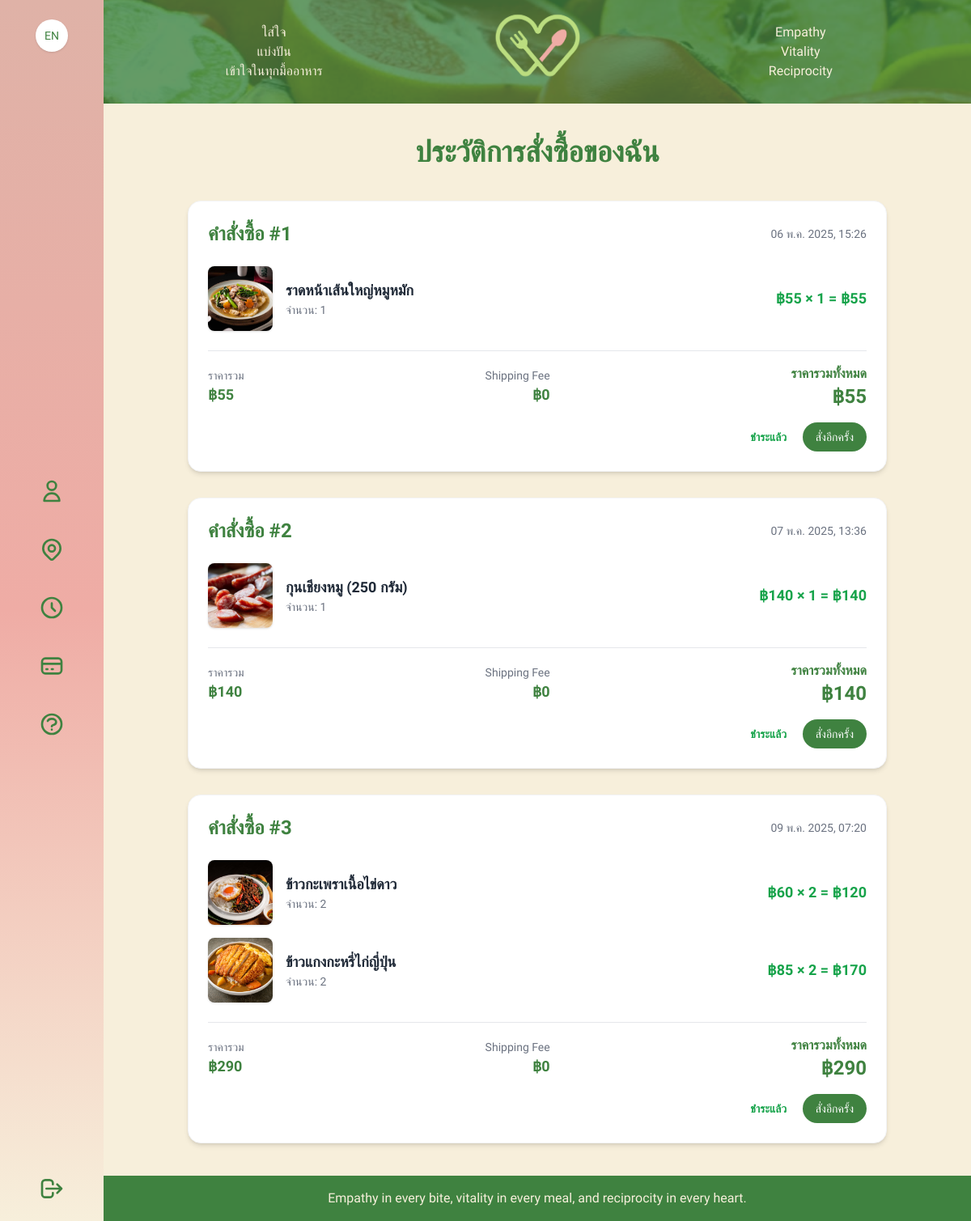
The app's page /order-history/ (signed in) with its own data.
### myapp/models.py (models this page shows, shortened)
class Order(models.Model):
    user          = models.ForeignKey(User, on_delete=models.CASCADE, related_name='orders')
    address       = models.ForeignKey(
        'Address',
        on_delete=models.SET_NULL,
        null=True,
        related_name='orders'
    )
    total_price   = models.DecimalField("ราคารวมสินค้า", max_digits=10, decimal_places=2)
    delivery_fee  = models.DecimalField("ค่าจัดส่ง", max_digits=6, decimal_places=2, default=0)
    grand_total   = models.DecimalField("ยอดสุทธิ", max_digits=10, decimal_places=2, default=0)
    placed_at     = models.DateTimeField("สั่งเมื่อ", default=timezone.now)
    is_paid       = models.BooleanField("ชำระเงินแล้ว", default=False)
    wants_spoon   = models.BooleanField("ต้องการช้อนส้อม", default=False)
    wants_sauce   = models.BooleanField("ต้องการซอสหรือเครื่องปรุง", default=False)
    class Meta:
        verbose_name        = "ออร์เดอร์"
        verbose_name_plural = "ออร์เดอร์"

class OrderItem(models.Model):
    order         = models.ForeignKey(Order, on_delete=models.CASCADE, related_name='items')
    menu          = models.ForeignKey(Menu, on_delete=models.SET_NULL, null=True)
    quantity      = models.PositiveIntegerField("จำนวน", default=1)
    price_at_time = models.DecimalField("ราคาต่อหน่วย", max_digits=8, decimal_places=2)
    class Meta:
        verbose_name        = "สินค้าภายในออร์เดอร์"
        verbose_name_plural = "สินค้าภายในออร์เดอร์"

class Menu(models.Model):
    restaurant      = models.ForeignKey(
        'Restaurant',
        on_delete=models.CASCADE,
        related_name='menus',
        verbose_name='ร้านอาหาร'
    )
    title           = models.CharField("ชื่อเมนู", max_length=100)
    image           = models.ImageField("รูปเมนู", upload_to='menus/', blank=True)
    description     = models.TextField("คำอธิบายสั้น", blank=True)
    details         = models.TextField("รายละเอียดเพิ่มเติม", blank=True)
    price           = models.DecimalField("ราคาปกติ", max_digits=8, decimal_places=2)
    discount_price = models.DecimalField(
    "ราคาหลังลด", max_digits=8, decimal_places=2,
    default=0.0,
    help_text="ถ้าไม่ลด ก็ใส่เท่ากับราคาปกติ"
    )
    start_time      = models.TimeField(
        "เวลาเริ่มขาย", default=timezone.now,
        help_text="เช่น 10:00:00"
    )
    end_time        = models.TimeField(
        "เวลาปิดขาย", default=timezone.now,
        help_text="เช่น 22:00:00"
    )
    favorites       = models.ManyToManyField(
        settings.AUTH_USER_MODEL,
        blank=True,
        related_name='favorite_menus',
        verbose_name="ผู้ที่ชื่นชอบ"
    )
    class Meta:
        verbose_name        = "เมนู"
        verbose_name_plural = "เมนู"
    @property
    def sold_count(self):
        """
        สมมติว่าคุณมี OrderItem model ที่มี
        ForeignKey ไปที่ Menu และ field ชื่อ 'quantity'
        """
        result = self.orderitem_set.aggregate(total=Sum('quantity'))['total']
        return result or 0
    sold_count.fget.short_description = "ขายแล้ว"

### myapp/views.py (the view)
# urls.py: path('order-history/', views.order_history, name='order_history'),
def order_history(request):
    orders = (
        Order.objects
        .filter(user=request.user)
        .prefetch_related('items__menu')
    )
    orders_data = []
    for order in orders:
        subtotal = sum(
            item.price_at_time * item.quantity
            for item in order.items.all()
        )
        shipping = order.delivery_fee
        grand_total = subtotal + shipping
        orders_data.append({
            'order': order,
            'subtotal': subtotal,
            'shipping': shipping,
            'grand_total': grand_total,
        })
    return render(request, 'order_history.html', {
        'orders_data': orders_data,
    })

### myapp/templatetags/math_filters.py (called while the page is built)
@register.filter
def mul(value, arg):
    try:
        return value * arg
    except Exception:
        return ''

### myapp/templates/order_history.html (shortened to what this page needs)
{% extends "base.html" %}
{% load static i18n currency_filters math_filters %}
{% block content %}
<div class="container mx-auto max-w-4xl px-4 py-10">
  <h1 class="text-4xl font-bold text-[#3F8240] mb-10 text-center">
    {% trans "My Order History" %}
  </h1>
  {% if orders_data %}
    <div class="space-y-8">
      {% for data in orders_data %}
        <div class="bg-white rounded-2xl shadow-md p-6 border border-gray-100">
          <div class="flex justify-between items-center mb-6">
            <h2 class="text-2xl font-bold text-[#3F8240]">
              {% trans "Order" %} #{{ data.order.id }}
            </h2>
            <span class="text-sm text-gray-500">
              {{ data.order.placed_at|date:"d M Y, H:i" }}
            </span>
          </div>
          <div class="space-y-4">
            {% for item in data.order.items.all %}
              <div class="flex items-center space-x-4">
                {% if item.menu.image %}
                  <img
                    src="{{ item.menu.image.url }}"
                    alt="{{ item.menu.title }}"
                    class="w-20 h-20 rounded-lg object-cover shadow"
                  >
                {% else %}
                  <div class="w-20 h-20 rounded-lg bg-gray-200 flex items-center justify-center text-gray-500">
                    {% trans "No Image" %}
                  </div>
                {% endif %}
                <div class="flex-1">
                  <p class="text-lg font-semibold text-gray-800">{{ item.menu.title }}</p>
                  <p class="text-sm text-gray-500">
                    {% trans "Quantity" %}: {{ item.quantity }}
                  </p>
                </div>
                <div class="text-green-600 font-bold whitespace-nowrap text-lg">
                  ฿{{ item.price_at_time|floatformat:0 }}
                  × {{ item.quantity }} =
                  ฿{{ item.price_at_time|mul:item.quantity|floatformat:0 }}
                </div>
              </div>
            {% endfor %}
          </div>
          <div class="border-t border-gray-200 mt-6 pt-4">
            <div class="flex justify-between items-center">
              <div>
                <p class="text-gray-500 text-sm">{% trans "Subtotal" %}</p>
                <p class="text-lg font-semibold">฿{{ data.subtotal|floatformat:0 }}</p>
              </div>
              <div class="text-right">
                <p class="text-gray-500 text-sm">{% trans "Shipping Fee" %}</p>
                <p class="text-lg font-semibold">฿{{ data.shipping|floatformat:0 }}</p>
              </div>
              <div class="text-right">
                <p class="text-[#3F8240] font-bold">{% trans "Grand Total" %}</p>
                <p class="text-2xl font-bold text-[#3F8240]">
                  ฿{{ data.grand_total|floatformat:0 }}
                </p>
              </div>
            </div>
            <div class="mt-4 text-right">
              {% if data.order.is_paid %}
                <span class="text-green-600 text-sm font-semibold">
                  {% trans "Paid" %}
                </span>
              {% else %}
                <span class="text-red-500 text-sm font-semibold">
                  {% trans "Unpaid" %}
                </span>
              {% endif %}
              <a
                href="{% url 'checkout_again' data.order.id %}"
                class="ml-4 inline-block bg-[#3F8240] hover:bg-[#2a5a2b] text-white py-2 px-4 rounded-full text-sm transition"
              >
                {% trans "Order Again" %}
              </a>
            </div>
          </div>
        </div>
      {% endfor %}
    </div>
  {% endif %}
</div>
{% endblock %}

### myapp/templates/base.html (style rules this page uses)
body { font-family:'Prompt','Montserrat',sans-serif; }

### records on screen
Order: order.id "1", order.placed_at "06 พ.ค. 2025, 15:26", subtotal "55", shipping "0", grand_total "55"
OrderItem: menu.image (picture), menu "ราดหน้าเส้นใหญ่หมูหมัก", quantity "1", price_at_time "55", price_at_time|mul "55"
Order: order.id "2", order.placed_at "07 พ.ค. 2025, 13:36", subtotal "140", shipping "0", grand_total "140"
OrderItem: menu.image (picture), menu "กุนเชียงหมู (250 กรัม)", quantity "1", price_at_time "140", price_at_time|mul "140"
Order: order.id "3", order.placed_at "09 พ.ค. 2025, 07:20", subtotal "290", shipping "0", grand_total "290"
OrderItem: menu.image (picture), menu "ข้าวกะเพราเนื้อไข่ดาว", quantity "2", price_at_time "60", price_at_time|mul "120"
OrderItem: menu.image (picture), menu "ข้าวแกงกะหรี่ไก่ญี่ปุ่น", quantity "2", price_at_time "85", price_at_time|mul "170"
